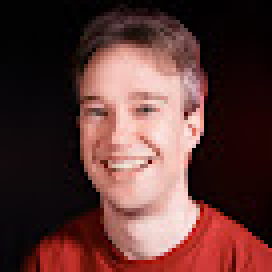
#> input picture image_src/tom.png, 68 x 68 px (shown 4 times larger)
$ python photo_single.py
#> lines starting #> are read from the running program, lines starting #| are printed output that depends on the picture
### img_ops.py
# -*- coding: utf-8 -*-

import os
import sys
import cv2
from cv2 import dnn_superres
from PIL import Image
import matplotlib.pyplot as plt

# Use cv2.imread to read from file to get img as input

# Takes numpy array as input
# [12 lines left out: functions display_img, upscale_dscrt, not called in this run]

# Takes numpy array as input, returns upscaled numpy array
def upscale_img(img, model='lapsrn', scale=None, height=None, width=None):

    if scale is None:
        if height is None and width is None:
            raise Exception("Error: Either scale or height or width has to be specified.")
        elif height is not None and width is not None:
            raise Exception("Error: Only height or width can be specified.")
        elif height is not None:
            new_height = height # ensure output height is correct
            scale = float(height) / img.shape[0]
        elif width is not None:
            new_width = width # ensure output width is correct
            scale = float(width) / img.shape[1]

    # Manage invalid parameters
    if scale == 1:
        print('Returned the same image...')
        return img
    if scale > 8 or scale <= 0:
        raise Exception("Error: Scale has to be between 0 and 8.")
    if scale > 4 and model != "lapsrn":
        raise Exception("Error: Only LapSRN can be used for more than 4x.")

    # Downscaling: For scale ]0,1[
    if scale < 1:
        width = int(img.shape[1] * scale)
        height = int(img.shape[0] * scale)
        print('Downscaled by ', str(scale), 'x')
        return cv2.resize(img, (width, height))

    # Set discrete upscaling scale
    if model == 'lapsrn':
        if scale > 4: sc = 8
        elif scale > 2: sc = 4
        elif scale > 1: sc = 2
        else: sc = 1
    else:
        if scale > 3: sc = 4
        elif scale > 2: sc = 3
        elif scale > 1: sc = 2
        else: sc = 1

    # Upscaling: For scale ]1,8]
    if model == "lapsrn": # x2, x4, x8:
        path = "models/LapSRN_x" + str(sc) + ".pb"
        print("Using LapSRN...")
    elif model == "edsr": # x2, x3, x4
        path = "models/EDSR_x" + str(sc) + ".pb"
        print("Using EDSR...")
    elif model == "espcn": # x2, x3, x4
        path = "models/ESPCN_x" + str(sc) + ".pb"
        print("Using ESPCN...")
    elif model == "fsrcnn": # x2, x3, x4
        path = "models/FSRCNN_x" + str(sc) + ".pb"
        print("Using FSRCNN...")
    else:
        raise Exception("Error: Model not available... Check spelling.")

    # Discrete upscaling
    upscaled = upscale_dscrt(img, path, model, sc)

    # Resize to continuous scale by downscaling
    swidth = int(upscaled.shape[1] * scale / sc)
    sheight = int(upscaled.shape[0] * scale / sc)
    print('Upscaled by ', str(scale), ' using ', model, 'x', str(sc))
    resized = cv2.resize(upscaled, (swidth, sheight))

    print(f'Resized image shape: {resized.shape}')

    # Check if output height or width is correct
    if height is not None:
        if resized.shape[0] != new_height:
            width = int(resized.shape[1] * (float(new_height) / resized.shape[0]))
            resized = cv2.resize(resized, (width, new_height))
    elif width is not None:
        if resized.shape[1] != new_width:
            height = int(resized.shape[0] * (float(new_width) / resized.shape[1]))
            resized = cv2.resize(resized, (new_width, height))

    return resized

# Takes input and output path as input, returns upscaled numpy array
# [36 lines left out: function upscale_ff, not called in this run]

# [2 lines that do not run on import are left out]

### photo_single.py
# -*- coding: utf-8 -*-

import numpy as np
import time

from img_ops import *


path = "tom"
model = "edsr"
scale = 1

img = cv2.imread("image_src/"+path+".png")
#> img is the input picture: shape (68, 68, 3); mean B, G, R 53.5, 56.2, 91.9
t0 = time.time()
upscaled = upscale_img(img,model,scale)
t1 = time.time()
print("\nElasped time:",np.round(t1-t0,2),"s")
cv2.imwrite("image_dst/"+path+"_resized.png",upscaled)

print(img.shape)
#| (68, 68, 3)
print(upscaled.shape)
#| (68, 68, 3)
print(upscaled.shape[0]/img.shape[0])
#| 1.0

plt.figure(figsize=(5,3))
plt.subplot(1,2,1)
plt.imshow(img[:,:,::-1])
plt.subplot(1,2,2)
plt.imshow(upscaled[:,:,::-1])
plt.show()
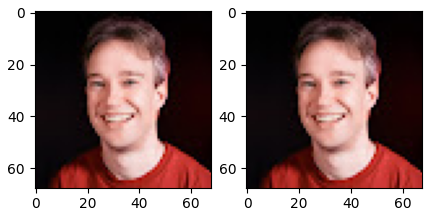
#> figure drawn by matplotlib, 2 panels
